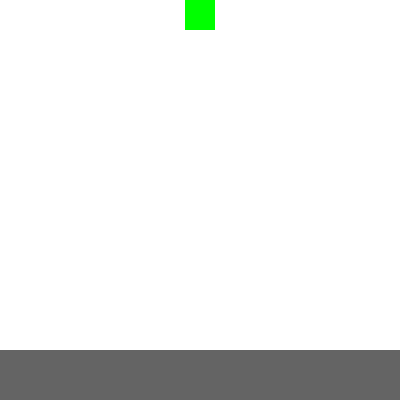
Frame 1 (no input)
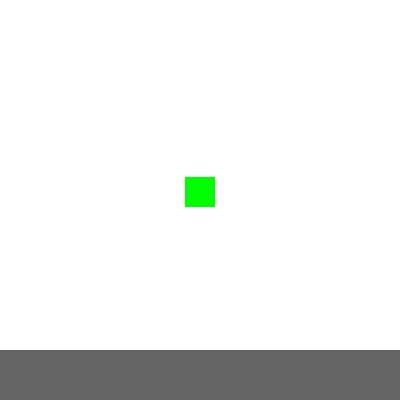
Frame 60 (no input)
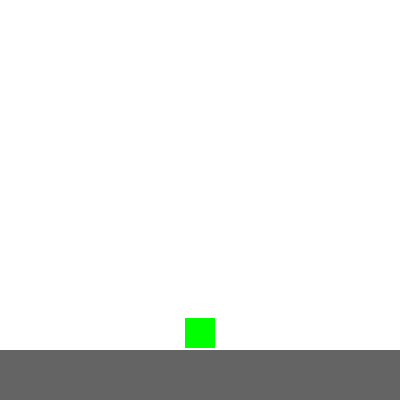
Frame 120 (the mouse pressed at the canvas centre since frame 60)

The p5.js sketch that drew these frames (run headless with seeded random() and noise() and a simulated clock; from frame 60 on, the mouse is pressed at the canvas centre):

// p5.js sketch
// ── sketch.js
/** @type {PlatformPlayer} */
let player;

/** @type {GridWall[]} */
let walls;

/** @type {MovingGrid} */
let grid;

function setup() {
    createCanvas(400, 400);
    grid = new MovingGrid(50);
    // Because Stationary objects are added to the grid as they are created, they can't be created until after the grid is created
    createWalls();
    player = new PlatformPlayer(width / 2 - 15, 0, 30, 30, color(0, 255, 0), 3);
}

function draw() {
    background(255);
    drawWalls();
    // grid._showGrid();
    player.draw();
    if (keyIsPressed) {
        tryMoveGrid();
    } else {
        grid.setDirection(MovingGrid.STOP);
    }
    grid.move();
    updatePlayerState();
    player.move();
}


function keyPressed() {
    if (key === "j" || key === "J") {
        player.setDirection(PlatformPlayer.JUMP);
    }
}


/**
 * Updates the player state depending on whether it is jumping or resting on a surface
 */
function updatePlayerState() {
    // if the player is jumping up, do nothing
    // if the player is moving down or stopped, check below
    switch (player.getDirection()) {
        case PlatformPlayer.JUMP:
            // get the coordinate of the top edge after a potential move up
            const newTopY = player.getY() - player.getSpeed();
            // There is something above the player, switch direction
            if (grid.isOccupied(player.getX(), newTopY) || grid.isOccupied(player.getX() + player.getWidth(), newTopY)) {
                player.setDirection(PlatformPlayer.FALL);
            }
            break;
        case PlatformPlayer.FALL:
            const newBottomY = player.getY() + player.getHeight() + player.getSpeed();
            // There is something below the player --> stop
            if (grid.isOccupied(player.getX(), newBottomY) || grid.isOccupied(player.getX() + player.getWidth(), newBottomY)) {
                player.setDirection(PlatformPlayer.STOP);
            }
            break;
        case PlatformPlayer.STOP:
            // get the coordinate of the bottom edge
            const bottomY = player.getY() + player.getHeight() + player.getSpeed();
            // There is nothing below the player --> fall
            if (!grid.isOccupied(player.getX(), bottomY) && !grid.isOccupied(player.getX() + player.getWidth(), bottomY)) {
                player.setDirection(PlatformPlayer.FALL);
            } 
            break;
    }
}



/**
 * Attempts to move the grid depending on which key is pressed
 */
function tryMoveGrid() {
    switch(key) {
        case "a":
        case "A":
            grid.setDirection(MovingGrid.MOVE_LEFT);
            break;
        case "d":
        case "D":
            grid.setDirection(MovingGrid.MOVE_RIGHT);
            break;
        default:
            grid.setDirection(MovingGrid.STOP);
    }
}

/**
 * Create the walls and populate the walls array
 */
function createWalls() {
    walls = [
        new GridWall(0, 7, 8, 1, grid)
    ];
}


/**
 * Draw the walls
 */
function drawWalls() {
    for (const wall of walls) {
        wall.draw();
    }
}
// ── 3star.html
<!DOCTYPE html>
<html lang="en">
  <head>
    <meta charset="utf-8" />
    <meta name="viewport" content="width=device-width, initial-scale=1.0">

    <title>PDM2 - W4P1 - 3 Star Solution</title>

    <link rel="stylesheet" type="text/css" href="./lib/main-styles.css">

    <script src="./lib/libraries/p5.min.js"></script>
  </head>

  <body>
    <h1>3 Star Exercise Solution</h1>
    <script src="gameObject.js"></script>
    <script src="stationaryGridObjects.js"></script>
    <script src="platformPlayer.js"></script>
    <script src="movingGrid.js"></script>
    <script src="sketch.js"></script>
  </body>
</html>

// ── gameObject.js
class GameObject {
    #x;
    #y;
    #w;
    #h;

    /**
     * Creates a new generic game object
     * @param {number} x The x coordinate
     * @param {number} y The y coordinate
     * @param {number} w The width of the obstacle
     * @param {number} h The height of the obstacle
     */
    constructor(x, y, w, h) {
        this.#x = x;
        this.#y = y;
        this.#w = w;
        this.#h = h;
    }

    /**
     * Gets the x coordinate
     * @returns {number}
     */
    getX() {
        return this.#x;
    }

    /**
     * Sets the x coordinate
     * @param {number} newX 
     */
    setX(newX) {
        this.#x = newX;
    }


    /**
     * Gets the y coordinate
     * @returns {number}
     */
    getY() {
        return this.#y;
    }

    /**
     * Sets the y coordinate
     * @param {number} newY 
     */
    setY(newY) {
        this.#y = newY;
    }


    /**
     * Gets the width
     * @returns {number}
     */
    getWidth() {
        return this.#w;
    }

    /**
     * Gets the height
     * @returns {number}
     */
    getHeight() {
        return this.#h;
    }

    /**
     * Draws the object - should be implemented in child class
     * Throwing an exception will remind developers of child classes to 
     * implement the draw() method
     */
    draw() {
        throw "Method not implemented!";
    }
}
// ── movingGrid.js
class MovingGrid {
    static MOVE_LEFT = "left";
    static MOVE_RIGHT = "right";
    static STOP = "stop";

    #cells;
    #cellSize;
    // The amount the grid has moved on the x axis
    #offsetX;
    // The speed the grid should move
    #speedX;

    #direction = MovingGrid.STOP;

    constructor(cellSize) {
        this.#cellSize = cellSize;
        this.#offsetX = 0;
        this.#speedX = 3;
        this.#createEmptyGrid();
    }

    /**
     * Creates a 2D array with all the cells initially set to null (empty)
     */
    #createEmptyGrid() {
        // if the cell size doesn't fit perfectly in the dimensions of the canvas, the last row / col will extend off the canvas
        const numRows = Math.ceil(height / this.#cellSize); 
        const numCols = Math.ceil(width / this.#cellSize);
        this.#cells = [];
        for (let row = 0; row < numRows; row++) {
            this.#cells[row] = []; // add an empty row
            for (let col = 0; col < numCols; col++) {
                // Set each cell on the row to false to start with
                this.#cells[row][col] = false;
            }
        }
    }

    /**
     * Gets the x offset of the grid.
     * @returns {number}
     */
    getOffsetX() {
        return this.#offsetX;
    }


    /**
     * Gets the size of cells in the grid.
     * @returns {number}
     */
    getCellSize() {
        return this.#cellSize;
    }


    /**
     * Sets the direction of movement
     * @param {string} newDirection A string corresponding to one of the static direction variables above
     */
    setDirection(newDirection) {
        this.#direction = newDirection;
    }


    /**
     * Add a stationary grid object to the grid. Assumes that obstacles are square / rectangular
     * A more complex algorithm would be needed for irregular shapes.
     * @param {StationaryGridObject} obstacle 
     */
    addToGrid(obstacle) {
        for (let col = obstacle.getCol(); col < obstacle.getCol() + obstacle.getColSpan(); col++) {
            for (let row = obstacle.getRow(); row < obstacle.getRow() + obstacle.getRowSpan(); row++) {
                this.#cells[row][col] = true;
            }
        }
    }


    /**
     * Checks if the grid cell that contains the coordinate is occupied
     * @param {number} x 
     * @param {number} y 
     * @returns {boolean} True if there is an obstacle in the cell, false otherwise
     */
    isOccupied(x, y) {
        // If the coordinate is out of bounds of the grid, return false (it should be possible for the player to fall off screen)
        if (x < this.#offsetX || x >= width + this.#offsetX || y < 0 || y >= height) {
            return false;
        }
        const row = this.#getIndexOfCoord(y, 0);
        const col = this.#getIndexOfCoord(x, this.#offsetX);
        return this.#cells[row][col];
    }


    /**
     * Move the grid in the current direction
     */
    move() {
        switch (this.#direction) {
            case MovingGrid.MOVE_LEFT:
                this.#offsetX += this.#speedX;
                break;
            case MovingGrid.MOVE_RIGHT:
                this.#offsetX -= this.#speedX;
                break;
        }
    }

    /**
     * Convert an x or y coordinate to an array index
     * @param {number} coord One coordinate - either x or y
     * @param {number} offset The grid offset on the appropriate axis
     * @returns {number} The index of the row or col that contains the coordinate
     */
    #getIndexOfCoord(coord, offset) {
        const adjustedCoord = coord - offset;
        return Math.floor(adjustedCoord / this.#cellSize);
    }


    /**
     * The prefix _ is a convention meaning "protected" - a method that is not intended 
     * to be used in production. Handy for temporary debugging purposes.
     * 
     * This method will draw the grid to make it easier to check the add obstacle 
     * method is working
     */
    _showGrid() {
        for (let row = 0; row < this.#cells.length; row++) {
            const y = row * this.#cellSize;
            for (let col = 0; col < this.#cells[row].length; col++) {
                const x = col * this.#cellSize + this.#offsetX;
                stroke(255, 0, 255);
                strokeWeight(3);
                noFill();
                square(x, y, this.#cellSize);
                if (this.#cells[row][col]) {
                    noStroke();
                    fill(255, 0, 255);
                    textSize(20);
                    textAlign(CENTER, CENTER);
                    text(this.#cells[row][col], x, y, this.#cellSize, this.#cellSize);
                }
            }
        }
    }

}
// ── platformPlayer.js
/**
 * This class is different from the Player implementation used previously. Read it carefully!
 * Because the background moves horizontally, rather than the player, this player can only move 
 * up and down
 */
class PlatformPlayer extends GameObject {
    static JUMP = "jump";
    static FALL = "fall";
    static STOP = "stop";
    
    #colour;
    #speed;
    #direction = PlatformPlayer.FALL;
    // The y coordinate of the current floor (used when jumping)
    #floor;
    #maxJumpHeight = 80;

    /**
     * Creates a new Player
     * @param {number} x 
     * @param {number} y 
     * @param {number} w 
     * @param {number} h 
     * @param {Color} colour 
     * @param {number} speed
     */
    constructor(x, y, w, h, colour, speed) {
        super(x, y, w, h);
        this.#colour = colour;
        this.#speed = speed;
        this.#floor = height; // the bottom of the canvas by default
    }


    /**
     * Draw the player.
     * @override
     */
    draw() {
        noStroke();
        fill(this.#colour);
        rect(super.getX(), super.getY(), super.getWidth(), super.getHeight());
    }


    /**
     * Gets the speed of the player
     * @returns {number}
     */
    getSpeed() {
        return this.#speed;
    }


    /**
     * Sets the speed of the player
     * @param {number} newSpeed 
     */
    setSpeed(newSpeed) {
        this.#speed = newSpeed;
    }

    /**
     * Gets the player direction
     * @returns {string}
     */
    getDirection() {
        return this.#direction;
    }


    /**
     * Sets the direction of the player
     * @param {string} direction One of the Player's direction options
     */
    setDirection(direction) {
        this.#direction = direction;
    }

    /**
     * 
     * @param {number} yCoordinate The new floor coordinate
     */
    setFloor(yCoordinate) {
        this.#floor = yCoordinate;
    }

    /**
     * Move the player in its current direction
     */
    move() {
        switch (this.#direction) {
            case PlatformPlayer.JUMP:
                // Checks that the player has not reached the top of the jump
                if (this.getY() - this.#speed > this.#floor - this.getHeight() - this.#maxJumpHeight) {
                    this.setY(this.getY() - this.#speed);
                } else {
                    // The top of the jump has been reached so switch direction
                    this.setDirection(PlatformPlayer.FALL);
                }
                break;
            case PlatformPlayer.FALL:
                this.setY(this.getY() + this.#speed);
                break;
            case PlatformPlayer.STOP:
                this.#floor = this.getY() + this.getHeight();
                break;
        }
    }
}
// ── stationaryGridObjects.js
/**
 * This implementation of a stationary object is slightly different 
 * from the previous examples. Read it carefully!
 */
class StationaryGridObject extends GameObject {
    
    #solid;
    #colour;
    #grid;

    /**
     * Creates a new generic obstacle
     * @param {number} col The grid column (top left corner of the object)
     * @param {number} row The grid row (top left corner of the object)
     * @param {number} colSpan The number of columns the object spans
     * @param {number} rowSpan The number of rows the object spans
     * @param {boolean} solid Whether or not the obstacle is solid.
     * @param {Color} colour The colour of the obstacle
     * @param {MovingGrid} grid The grid that this object belongs to
     */
    constructor(col, row, colSpan, rowSpan, solid, colour, grid) {
        super(col, row, colSpan, rowSpan);
        this.#solid = solid;
        this.#colour = colour;
        this.#grid = grid;
        // The this keyword represents the current instance of a StationaryGridObject so it can be passed just like a variable name
        grid.addToGrid(this);
    }


    /**
     * Checks if this object is solid
     * @returns {boolean}
     */
    isSolid() {
        return this.#solid;
    }


    /**
     * Some stationary objects will be associated with a point value. This 
     * method gets the points for collectable object. Non collectable objects 
     * will return 0.
     * @returns {number}
     */
    getPoints() {
        return 0;
    }


    /**
     * Gets the x coordinate of the object.
     * @returns {number}
     * @override
     * Note: because the object's #x attribute actually stores its grid column, some 
     * calculations are needed to convert this to an actual x coordinate.
     */
    getX() {
        return super.getX() * this.#grid.getCellSize() + this.#grid.getOffsetX();
    }


    /**
     * Gets the y coordinate of the object.
     * @returns {number}
     * @override
     * Note: because the object's #y attribute actually stores its grid row, some 
     * calculations are needed to convert this to an actual y coordinate.
     */
    getY() {
        return super.getY() * this.#grid.getCellSize();
    }


    /**
     * Gets the width of the object.
     * @returns {number}
     * @override
     * Note: because the object's #w attribute actually stores its grid column span, some 
     * calculations are needed to convert this to the width in pixels.
     */
    getWidth() {
        return super.getWidth() * this.#grid.getCellSize();
    }


    /**
     * Gets the height of the object.
     * @returns {number}
     * @override
     * Note: because the object's #h attribute actually stores its grid row span, some 
     * calculations are needed to convert this to the height in pixels.
     */
    getHeight() {
        return super.getHeight() * this.#grid.getCellSize();
    }


    /**
     * Returns the grid row of this object. 
     * @returns {number}
     */
    getRow() {
        // This would not work if this. was used instead of super.!
        // Calling this.getY() would call the overridden method above
        // Calling super.getY() calls the implementation in the parent class, which will return the value of the #y attribute.
        return super.getY();
    }


    /**
     * Returns the grid column of this object. 
     * @returns {number}
     */
    getCol() {
        // This would not work if this. was used instead of super.!
        // Calling this.getX() would call the overridden method above
        // Calling super.getX() calls the implementation in the parent class, which will return the value of the #y attribute.
        return super.getX();
    }

    /**
     * Returns the row span of this object. 
     * @returns {number}
     */
    getRowSpan() {
        return super.getHeight();
    }

    /**
     * Returns the column span of this object. 
     * @returns {number}
     */
    getColSpan() {
        return super.getWidth();
    }


    /**
     * Draw the obstacle
     * @override
     */
    draw() {
        noStroke();
        fill(this.#colour);
        rect(this.getX(), this.getY(), this.getWidth(), this.getHeight());
    }
}


class GridWall extends StationaryGridObject {


    /**
     * Creates a new wall
     * @param {number} col The grid column (top left corner of the object)
     * @param {number} row The grid row (top left corner of the object)
     * @param {number} colSpan The number of columns the object spans
     * @param {number} rowSpan The number of rows the object spans
     * @param {MovingGrid} grid The grid that this object belongs to
     */
    constructor(col, row, colSpan, rowSpan, grid) {
        super(col, row, colSpan, rowSpan, true, color(100), grid);
    }
}
